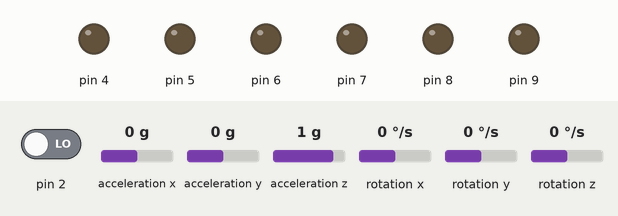
Simulated run of this sketch. Board: Arduino Uno, built with avr-gcc and run on an emulated ATmega328P. Shown: output pins drawn as LEDs (lit = HIGH). Inputs (shaded band) come from the test bench; at power-on: pin 2 LOW, acceleration x 0 g, acceleration y 0 g, acceleration z 1 g, rotation x 0 °/s, rotation y 0 °/s, rotation z 0 °/s. The sensor or clock chip raises its interrupt line as the real part does; what the sketch prints to the serial monitor is not drawn.

Above: at 0.1 s.
At 0.6 s:
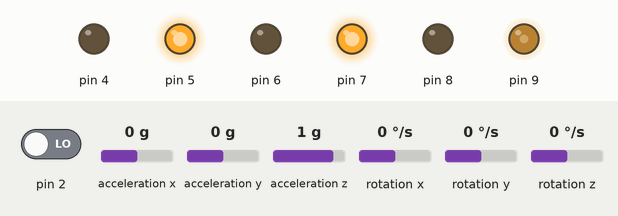
Timing chart, 0 to 2.1 s (numbered marks = the images above):
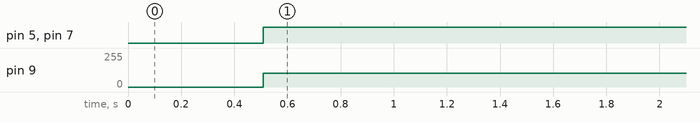

Measured:
- by itself, pin 5, pin 7: LOW → HIGH at 0.51 s
- by itself, pin 9: 0/255 → 102/255 at 0.51 s

The sketch:

SelfBalancingBot.ino
```cpp
#include <PID_v1.h>
#include <LMotorController.h>
#include "I2Cdev.h"
#include "MPU6050_6Axis_MotionApps20.h"

#if I2CDEV_IMPLEMENTATION == I2CDEV_ARDUINO_WIRE
    #include "Wire.h"
#endif

#define MIN_ABS_SPEED 20

MPU6050 mpu;

// MPU control/status vars
bool dmpReady = false;  // set true if DMP init was successful
uint8_t mpuIntStatus;   // holds actual interrupt status byte from MPU
uint8_t devStatus;      // return status after each device operation (0 = success, !0 = error)
uint16_t packetSize;    // expected DMP packet size (default is 42 bytes)
uint16_t fifoCount;     // count of all bytes currently in FIFO
uint8_t fifoBuffer[64]; // FIFO storage buffer

// orientation/motion vars
Quaternion q;           // [w, x, y, z]         quaternion container
VectorFloat gravity;    // [x, y, z]            gravity vector
float ypr[3];           // [yaw, pitch, roll]   yaw/pitch/roll container and gravity vector

//PID
double originalSetpoint = 180;
double setpoint = originalSetpoint;
double movingAngleOffset = 0.1;
double input, output;
int moveState=0; //0 = balance; 1 = back; 2 = forth
double Kp = 10;
double Kd = 0;
double Ki = 0;
//double Kp = 50;
//double Ki = 0;
//double Kd = 0;

PID pid(&input, &output, &setpoint, Kp, Ki, Kd, DIRECT);

double motorSpeedFactorLeft = 0.4;
double motorSpeedFactorRight = 0.4;
//MOTOR CONTROLLER
int ENA = 9;
int IN1 = 7;
int IN2 = 8;
int IN3 = 5;
int IN4 = 6;
int ENB = 4;
LMotorController motorController(ENA, IN1, IN2, ENB, IN3, IN4, motorSpeedFactorLeft, motorSpeedFactorRight);

//timers
long time1Hz = 0;
long time5Hz = 0;

volatile bool mpuInterrupt = false;     // indicates whether MPU interrupt pin has gone high
void dmpDataReady()
{
    mpuInterrupt = true;
}


void setup()
{
    // join I2C bus (I2Cdev library doesn't do this automatically)
    #if I2CDEV_IMPLEMENTATION == I2CDEV_ARDUINO_WIRE
        Wire.begin();
        TWBR = 24; // 400kHz I2C clock (200kHz if CPU is 8MHz)
    #elif I2CDEV_IMPLEMENTATION == I2CDEV_BUILTIN_FASTWIRE
        Fastwire::setup(400, true);
    #endif

    // initialize serial communication
    // (115200 chosen because it is required for Teapot Demo output, but it's
    // really up to you depending on your project)
    Serial.begin(115200);
    while (!Serial); // wait for Leonardo enumeration, others continue immediately

    // initialize device
    Serial.println(F("Initializing I2C devices..."));
    mpu.initialize();

    // verify connection
    Serial.println(F("Testing device connections..."));
    Serial.println(mpu.testConnection() ? F("MPU6050 connection successful") : F("MPU6050 connection failed"));

    // load and configure the DMP
    Serial.println(F("Initializing DMP..."));
    devStatus = mpu.dmpInitialize();

    // supply your own gyro offsets here, scaled for min sensitivity
    mpu.setXGyroOffset(84);
    mpu.setYGyroOffset(76);
    mpu.setZGyroOffset(-57);
    mpu.setZAccelOffset(24900); // 1688 factory default for my test chip

    // make sure it worked (returns 0 if so)
    if (devStatus == 0)
    {
        // turn on the DMP, now that it's ready
        Serial.println(F("Enabling DMP..."));
        mpu.setDMPEnabled(true);

        // enable Arduino interrupt detection
        Serial.println(F("Enabling interrupt detection (Arduino external interrupt 0)..."));
        attachInterrupt(0, dmpDataReady, RISING);
        mpuIntStatus = mpu.getIntStatus();

        // set our DMP Ready flag so the main loop() function knows it's okay to use it
        Serial.println(F("DMP ready! Waiting for first interrupt..."));
        dmpReady = true;

        // get expected DMP packet size for later comparison
        packetSize = mpu.dmpGetFIFOPacketSize();

        //setup PID

        pid.SetMode(AUTOMATIC);
        pid.SetSampleTime(10);
        pid.SetOutputLimits(-255, 255);
    }
    else
    {
        // ERROR!
        // 1 = initial memory load failed
        // 2 = DMP configuration updates failed
        // (if it's going to break, usually the code will be 1)
        Serial.print(F("DMP Initialization failed (code "));
        Serial.print(devStatus);
        Serial.println(F(")"));
    }
}


void loop()
{
//     if programming failed, don't try to do anything
    if(!dmpReady)
      return;

    // wait for MPU interrupt or extra packet(s) available
    while (!mpuInterrupt && fifoCount < packetSize)
    {
        //no mpu data - performing PID calculations and output to motors

        pid.Compute();
        motorController.move(output, MIN_ABS_SPEED);

    }

    // reset interrupt flag and get INT_STATUS byte
    mpuInterrupt = false;
    mpuIntStatus = mpu.getIntStatus();

    // get current FIFO count
    fifoCount = mpu.getFIFOCount();

    // check for overflow (this should never happen unless our code is too inefficient)
    if ((mpuIntStatus & 0x10) || fifoCount == 1024)
    {
        // reset so we can continue cleanly
        mpu.resetFIFO();
        Serial.println(F("FIFO overflow!"));

    // otherwise, check for DMP data ready interrupt (this should happen frequently)
    }
    else if (mpuIntStatus & 0x02)
    {
        // wait for correct available data length, should be a VERY short wait
        while (fifoCount < packetSize) fifoCount = mpu.getFIFOCount();

        // read a packet from FIFO
        mpu.getFIFOBytes(fifoBuffer, packetSize);

        // track FIFO count here in case there is > 1 packet available
        // (this lets us immediately read more without waiting for an interrupt)
        fifoCount -= packetSize;

        mpu.dmpGetQuaternion(&q, fifoBuffer);
        mpu.dmpGetGravity(&gravity, &q);
        mpu.dmpGetYawPitchRoll(ypr, &q, &gravity);
        #ifndef LOG_INPUT
            Serial.print("ypr\t");
            Serial.print(ypr[0] * 180/M_PI);
            Serial.print("\t");
            Serial.print(ypr[1] * 180/M_PI);
            Serial.print("\t");
            Serial.println(ypr[2] * 180/M_PI);
        #endif
        input = ypr[1] * 180/M_PI + 180;
   }
}
```
